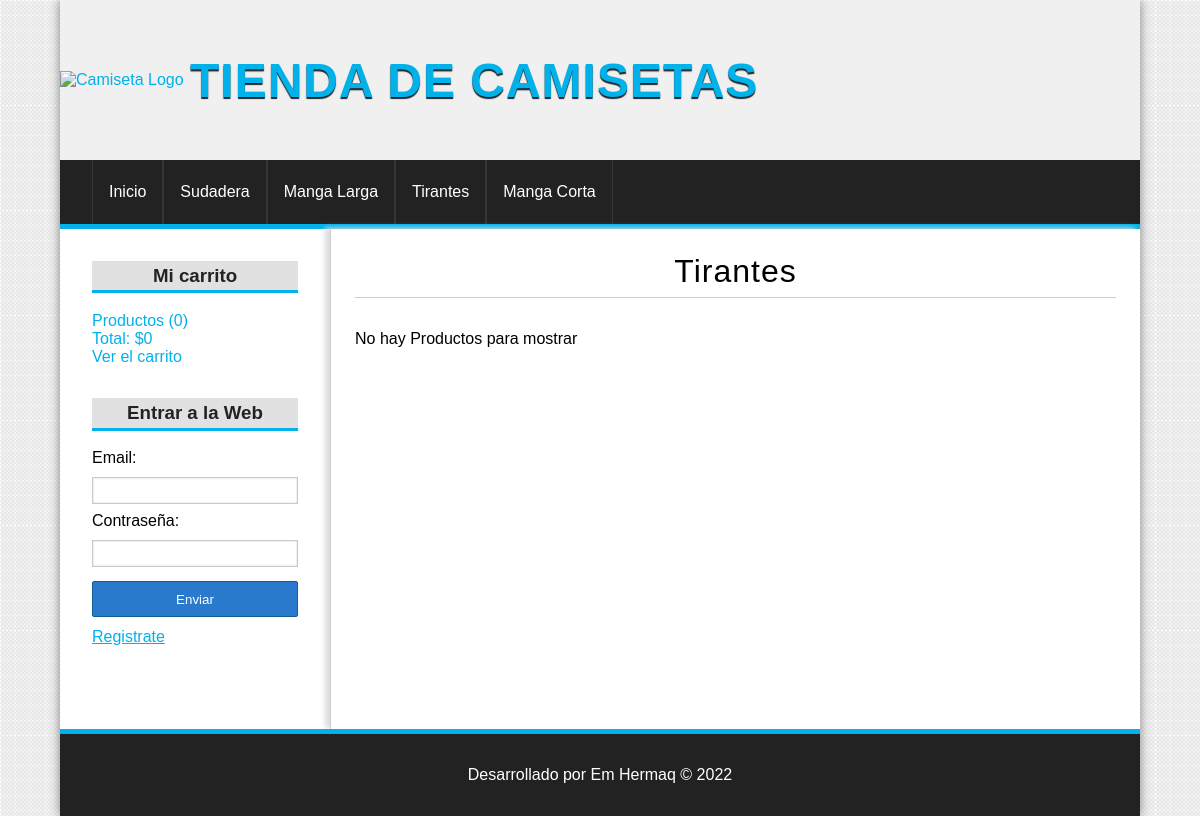
The app's page /categoria/ver&id=2 with its own data.
### tables this page shows
CREATE TABLE categorias(
    id INT(255) AUTO_INCREMENT NOT NULL,
    nombre VARCHAR(100) NOT NULL,

    CONsTRAINT pk_categorias PRIMARY KEY(id)
);

### config/db.php (called while the page is built)
<?php
class Database{
    public static function connect(){
        $db = new mysqli('localhost', 'root', '', 'tienda_master');
        $db->query("SET NAMES 'utf8'");
        return $db;
    }
}

### helpers/utils.php (called while the page is built, shortened)
<?php
class Utils{
    public static function showCategorias(){
        require_once 'models/categoria.php';
        $categoria = new Categoria();
        $categorias = $categoria->getAll();
        return $categorias;
    }
}

### models/categoria.php (called while the page is built, shortened)
<?php
class Categoria{
    private $id;
    private $db;
    public function __construct(){
        $this->db = Database::connect();
    }
    public function getId(){
        return $this->id;
    }
    public function setId($id){
        $this->id = $id;
    }
    public function getAll(){
        $categorias = $this->db->query("SELECT * FROM categorias ORDER BY id DESC;");
        return $categorias;
    }
    public function getOne(){
        $categoria = $this->db->query("SELECT * FROM categorias WHERE id = {$this->getId()};");
        return $categoria->fetch_object();
    }
}

### controllers/CategoriaController.php (called while the page is built, shortened)
<?php
require_once 'models/categoria.php';
require_once 'models/producto.php';
class categoriaController{
    public function ver(){
        if(isset($_GET['id'])){
            $id = $_GET['id'];
            $categoria = new Categoria();
            $categoria->setId($id);
            $cat = $categoria->getOne();
            $producto = new Producto();
            $producto->setCategoriaId($id);
            $productos = $producto->getAllCategory();
        }
        require_once 'views/categoria/ver.php';
    }
}

### models/producto.php (called while the page is built, shortened)
<?php
class Producto{
    private $categoria_id;
    private $db;
    public function __construct(){
        $this->db = Database::connect();
    }
    public function getCategoriaId(){
        return $this->categoria_id;
    }
    public function setCategoriaId($categoria_id){
        $this->categoria_id = $categoria_id;
    }
    public function getAllCategory(){
        $sql = "SELECT p.*, c.nombre FROM productos p "
                . "INNER JOIN categorias c ON c.id = p.categoria_id "
                . "WHERE p.categoria_id = {$this->getCategoriaId()} "
                . "ORDER BY id DESC";
        $productos = $this->db->query($sql);
        return $productos;
    }
}

### views/categoria/ver.php (the view, shortened to what this page needs)
<?php if(isset($categoria)):?>
    <h1><?=$cat->nombre?></h1>
<?php else: ?>
    <h1>La categoria no existe.</h1>
<?php endif; ?>
<?php if($productos->num_rows == 0): ?>
    <p>No hay Productos para mostrar</p>
<?php endif; ?>

### views/layout/header.php (shortened to what this page needs)
<!DOCTYPE html>
<html lang="es">
<head>
    <link rel="stylesheet" type="text/css" href="<?=base_url?>assets/css/styles.css">
</head>
<body>
    <div id="container">
        <header id="header">
            <a href="<?=base_url?>">
                <img src="<?=base_url?>assets/img/logo.png" alt="Camiseta Logo">
                <h1>Tienda de Camisetas</h1>
            </a>
        </header>
        <?php $categorias = Utils::showCategorias() ?>
        <nav id="menu">
            <ul>
                <li><a href="<?=base_url?>">Inicio</a></li>
                <?php while($cat = $categorias->fetch_object()): ?>
                    <li><a href="<?=base_url?>categoria/ver&id=<?=$cat->id?>"><?= $cat->nombre ?></a></li>
                <?php endwhile; ?>
            </ul>
        </nav>

### assets/css/styles.css (style rules this page uses)
* { margin: 0px; padding: 0px; font-family: Arial, Helvetica, sans-serif; box-sizing: border-box; list-style: none; text-decoration: none; }
body { background: url(../img/bg.png); }
a { color: #01b1ea; transition: all 200ms ease-in-out; cursor: pointer; }
#container { width: 90vw; margin: 0px auto; box-shadow: 0px 0px 10px grey; background: white; display: grid; grid-template-columns: repeat(12, 1fr); }
#header { background: #f0f0f0; height: 20vh; width: 100%; grid-column: 1 / -1; }
#header > a { height: 100%; display: flex; align-items: center; }
#header > a > img { width: 130px; }
#header > a > h1 { text-transform: uppercase; font-weight: bold; font-size: 3em; letter-spacing: 1px; color: #01b1ea; text-shadow: 0px 2px 1px #222222; transition: all 200ms; }
#menu { background: #222222; border-bottom: 5px solid #01b1ea; grid-column: 1 / -1; }
#menu > ul { height: 100%; display: flex; align-items: center; flex-wrap: wrap; margin: 0px 2em; }
#menu > ul > li { height: 100%; display: flex; justify-content: center; align-items: center; height: 8vh; }
#menu > ul > li > a { height: 100%; width: 100%; border-right: 1px solid #363636; color: white; text-align: center; display: flex; justify-content: center; align-items: center; padding: 1em; }
#menu > ul > li > a:first-child { border-left: 1px solid #363636; }
#central h1 { height: 10%; flex: 0 0 100%; text-align: center; letter-spacing: 1px; border-bottom: 1px solid #cccccc; font-weight: normal; margin-bottom: 1em; }

### records on screen
categorias: nombre "Sudadera"
categorias: nombre "Manga Larga"
categorias: nombre "Tirantes"
categorias: nombre "Manga Corta"

### other values on screen
$stats['count'] "0"
$stats['total'] "0"
